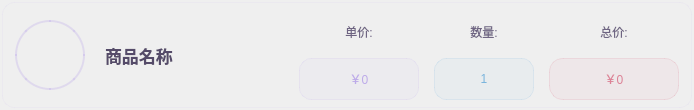
<?xml version="1.0" encoding="UTF-8"?>
<ui version="4.0">
 <class>OrderItem</class>
 <widget class="QWidget" name="OrderItem">
  <property name="geometry">
   <rect>
    <x>0</x>
    <y>0</y>
    <width>694</width>
    <height>110</height>
   </rect>
  </property>
  <property name="minimumSize">
   <size>
    <width>600</width>
    <height>110</height>
   </size>
  </property>
  <property name="maximumSize">
   <size>
    <width>16777215</width>
    <height>110</height>
   </size>
  </property>
  <property name="windowTitle">
   <string>Form</string>
  </property>
  <property name="styleSheet">
   <string notr="true">
QWidget {
    background: qlineargradient(spread:pad, x1:0, y1:0, x2:1, y2:0,
                stop:0 rgba(255, 255, 255, 240),
                stop:0.5 rgba(252, 250, 255, 240),
                stop:1 rgba(250, 248, 254, 240));
    border: 1px solid rgba(189, 170, 233, 25);
    border-radius: 12px;
    font-family: "Microsoft YaHei";
    margin: 2px;
}

QWidget:hover {
    background: qlineargradient(spread:pad, x1:0, y1:0, x2:1, y2:0,
                stop:0 rgba(240, 235, 250, 250),
                stop:0.5 rgba(235, 230, 248, 250),
                stop:1 rgba(232, 227, 245, 250));
    border: 1px solid rgba(189, 170, 233, 60);
    box-shadow: 0px 4px 15px rgba(189, 170, 233, 0.15);
}
   </string>
  </property>
  <layout class="QHBoxLayout" name="horizontalLayout_5">
   <property name="spacing">
    <number>15</number>
   </property>
   <property name="leftMargin">
    <number>15</number>
   </property>
   <property name="topMargin">
    <number>10</number>
   </property>
   <property name="rightMargin">
    <number>15</number>
   </property>
   <property name="bottomMargin">
    <number>10</number>
   </property>
   <item>
    <widget class="QWidget" name="widget" native="true">
     <property name="sizePolicy">
      <sizepolicy hsizetype="Fixed" vsizetype="Fixed">
       <horstretch>0</horstretch>
       <verstretch>0</verstretch>
      </sizepolicy>
     </property>
     <property name="minimumSize">
      <size>
       <width>70</width>
       <height>70</height>
      </size>
     </property>
     <property name="maximumSize">
      <size>
       <width>70</width>
       <height>70</height>
      </size>
     </property>
     <property name="styleSheet">
      <string notr="true">
QWidget {
    background: qlineargradient(spread:pad, x1:0, y1:0, x2:1, y2:1,
                stop:0 rgba(189, 170, 233, 120),
                stop:0.5 rgba(201, 182, 243, 120),
                stop:1 rgba(213, 194, 253, 120));
    border: 2px solid rgba(189, 170, 233, 80);
    border-radius: 35px;
    margin: 0px;
}

QWidget:hover {
    background: qlineargradient(spread:pad, x1:0, y1:0, x2:1, y2:1,
                stop:0 rgba(189, 170, 233, 150),
                stop:0.5 rgba(201, 182, 243, 150),
                stop:1 rgba(213, 194, 253, 150));
    border: 2px solid rgba(189, 170, 233, 120);
}
      </string>
     </property>
    </widget>
   </item>
   <item>
    <widget class="QWidget" name="nameWidget" native="true">
     <property name="sizePolicy">
      <sizepolicy hsizetype="Expanding" vsizetype="Preferred">
       <horstretch>3</horstretch>
       <verstretch>0</verstretch>
      </sizepolicy>
     </property>
     <property name="minimumSize">
      <size>
       <width>200</width>
       <height>0</height>
      </size>
     </property>
     <property name="styleSheet">
      <string notr="true">
QWidget {
    background: transparent;
    border: none;
    margin: 0px;
}
      </string>
     </property>
     <layout class="QVBoxLayout" name="nameLayout">
      <property name="spacing">
       <number>5</number>
      </property>
      <property name="leftMargin">
       <number>0</number>
      </property>
      <property name="topMargin">
       <number>0</number>
      </property>
      <property name="rightMargin">
       <number>0</number>
      </property>
      <property name="bottomMargin">
       <number>0</number>
      </property>
      <item>
       <widget class="QLabel" name="lab_name">
        <property name="sizePolicy">
         <sizepolicy hsizetype="Expanding" vsizetype="Expanding">
          <horstretch>0</horstretch>
          <verstretch>0</verstretch>
         </sizepolicy>
        </property>
        <property name="minimumSize">
         <size>
          <width>180</width>
          <height>0</height>
         </size>
        </property>
        <property name="font">
         <font>
          <family>Microsoft YaHei</family>
          <pointsize>13</pointsize>
          <italic>false</italic>
          <bold>true</bold>
         </font>
        </property>
        <property name="styleSheet">
         <string notr="true">
QLabel {
    background: transparent;
    color: rgb(85, 75, 105);
    font: bold 13pt "Microsoft YaHei";
    padding: 5px 0px;
    border: none;
    margin: 0px;
}
         </string>
        </property>
        <property name="text">
         <string>商品名称</string>
        </property>
        <property name="alignment">
         <set>Qt::AlignmentFlag::AlignLeading|Qt::AlignmentFlag::AlignLeft|Qt::AlignmentFlag::AlignVCenter</set>
        </property>
        <property name="wordWrap">
         <bool>true</bool>
        </property>
       </widget>
      </item>
     </layout>
    </widget>
   </item>
   <item>
    <widget class="QWidget" name="widget_2" native="true">
     <property name="sizePolicy">
      <sizepolicy hsizetype="Fixed" vsizetype="Preferred">
       <horstretch>0</horstretch>
       <verstretch>0</verstretch>
      </sizepolicy>
     </property>
     <property name="minimumSize">
      <size>
       <width>120</width>
       <height>0</height>
      </size>
     </property>
     <property name="maximumSize">
      <size>
       <width>150</width>
       <height>16777215</height>
      </size>
     </property>
     <property name="styleSheet">
      <string notr="true">
QWidget {
    background: transparent;
    border: none;
    margin: 0px;
}
      </string>
     </property>
     <layout class="QVBoxLayout" name="priceLayout">
      <property name="spacing">
       <number>5</number>
      </property>
      <property name="leftMargin">
       <number>0</number>
      </property>
      <property name="topMargin">
       <number>0</number>
      </property>
      <property name="rightMargin">
       <number>0</number>
      </property>
      <property name="bottomMargin">
       <number>0</number>
      </property>
      <item>
       <widget class="QLabel" name="label_2">
        <property name="styleSheet">
         <string notr="true">
QLabel {
    font: 600 11pt "Microsoft YaHei";
    color: rgb(110, 100, 130);
    background: transparent;
    border: none;
    margin: 0px;
    padding: 2px;
}
         </string>
        </property>
        <property name="text">
         <string>单价:</string>
        </property>
        <property name="alignment">
         <set>Qt::AlignmentFlag::AlignCenter</set>
        </property>
       </widget>
      </item>
      <item>
       <widget class="QLabel" name="lab_price">
        <property name="minimumSize">
         <size>
          <width>80</width>
          <height>30</height>
         </size>
        </property>
        <property name="styleSheet">
         <string notr="true">
QLabel {
    font: bold 12pt "Microsoft YaHei";
    color: rgb(189, 170, 233);
    background: rgba(189, 170, 233, 15);
    padding: 6px 8px;
    border-radius: 12px;
    border: 1px solid rgba(189, 170, 233, 40);
    margin: 0px;
}
         </string>
        </property>
        <property name="text">
         <string>￥0</string>
        </property>
        <property name="alignment">
         <set>Qt::AlignmentFlag::AlignCenter</set>
        </property>
       </widget>
      </item>
     </layout>
    </widget>
   </item>
   <item>
    <widget class="QWidget" name="widget_3" native="true">
     <property name="sizePolicy">
      <sizepolicy hsizetype="Fixed" vsizetype="Preferred">
       <horstretch>0</horstretch>
       <verstretch>0</verstretch>
      </sizepolicy>
     </property>
     <property name="minimumSize">
      <size>
       <width>100</width>
       <height>0</height>
      </size>
     </property>
     <property name="maximumSize">
      <size>
       <width>120</width>
       <height>16777215</height>
      </size>
     </property>
     <property name="styleSheet">
      <string notr="true">
QWidget {
    background: transparent;
    border: none;
    margin: 0px;
}
      </string>
     </property>
     <layout class="QVBoxLayout" name="numLayout">
      <property name="spacing">
       <number>5</number>
      </property>
      <property name="leftMargin">
       <number>0</number>
      </property>
      <property name="topMargin">
       <number>0</number>
      </property>
      <property name="rightMargin">
       <number>0</number>
      </property>
      <property name="bottomMargin">
       <number>0</number>
      </property>
      <item>
       <widget class="QLabel" name="label_4">
        <property name="styleSheet">
         <string notr="true">
QLabel {
    font: 600 11pt "Microsoft YaHei";
    color: rgb(110, 100, 130);
    background: transparent;
    border: none;
    margin: 0px;
    padding: 2px;
}
         </string>
        </property>
        <property name="text">
         <string>数量:</string>
        </property>
        <property name="alignment">
         <set>Qt::AlignmentFlag::AlignCenter</set>
        </property>
       </widget>
      </item>
      <item>
       <widget class="QLabel" name="lab_num">
        <property name="minimumSize">
         <size>
          <width>60</width>
          <height>30</height>
         </size>
        </property>
        <property name="styleSheet">
         <string notr="true">
QLabel {
    font: bold 12pt "Microsoft YaHei";
    color: rgb(120, 180, 220);
    background: rgba(120, 180, 220, 15);
    padding: 6px 8px;
    border-radius: 12px;
    border: 1px solid rgba(120, 180, 220, 40);
    margin: 0px;
}
         </string>
        </property>
        <property name="text">
         <string>1</string>
        </property>
        <property name="alignment">
         <set>Qt::AlignmentFlag::AlignCenter</set>
        </property>
       </widget>
      </item>
     </layout>
    </widget>
   </item>
   <item>
    <widget class="QWidget" name="widget_4" native="true">
     <property name="sizePolicy">
      <sizepolicy hsizetype="Fixed" vsizetype="Preferred">
       <horstretch>0</horstretch>
       <verstretch>0</verstretch>
      </sizepolicy>
     </property>
     <property name="minimumSize">
      <size>
       <width>130</width>
       <height>0</height>
      </size>
     </property>
     <property name="maximumSize">
      <size>
       <width>160</width>
       <height>16777215</height>
      </size>
     </property>
     <property name="styleSheet">
      <string notr="true">
QWidget {
    background: transparent;
    border: none;
    margin: 0px;
}
      </string>
     </property>
     <layout class="QVBoxLayout" name="totalLayout">
      <property name="spacing">
       <number>5</number>
      </property>
      <property name="leftMargin">
       <number>0</number>
      </property>
      <property name="topMargin">
       <number>0</number>
      </property>
      <property name="rightMargin">
       <number>0</number>
      </property>
      <property name="bottomMargin">
       <number>0</number>
      </property>
      <item>
       <widget class="QLabel" name="label_6">
        <property name="styleSheet">
         <string notr="true">
QLabel {
    font: 600 11pt "Microsoft YaHei";
    color: rgb(110, 100, 130);
    background: transparent;
    border: none;
    margin: 0px;
    padding: 2px;
}
         </string>
        </property>
        <property name="text">
         <string>总价:</string>
        </property>
        <property name="alignment">
         <set>Qt::AlignmentFlag::AlignCenter</set>
        </property>
       </widget>
      </item>
      <item>
       <widget class="QLabel" name="lab_tolprice">
        <property name="minimumSize">
         <size>
          <width>90</width>
          <height>30</height>
         </size>
        </property>
        <property name="styleSheet">
         <string notr="true">
QLabel {
    font: bold 13pt "Microsoft YaHei";
    color: rgb(220, 130, 150);
    background: rgba(220, 130, 150, 18);
    padding: 6px 10px;
    border-radius: 14px;
    border: 1px solid rgba(220, 130, 150, 50);
    margin: 0px;
    text-shadow: 0px 1px 1px rgba(0, 0, 0, 0.05);
}
         </string>
        </property>
        <property name="text">
         <string>￥0</string>
        </property>
        <property name="alignment">
         <set>Qt::AlignmentFlag::AlignCenter</set>
        </property>
       </widget>
      </item>
     </layout>
    </widget>
   </item>
  </layout>
 </widget>
 <resources/>
 <connections/>
</ui>
